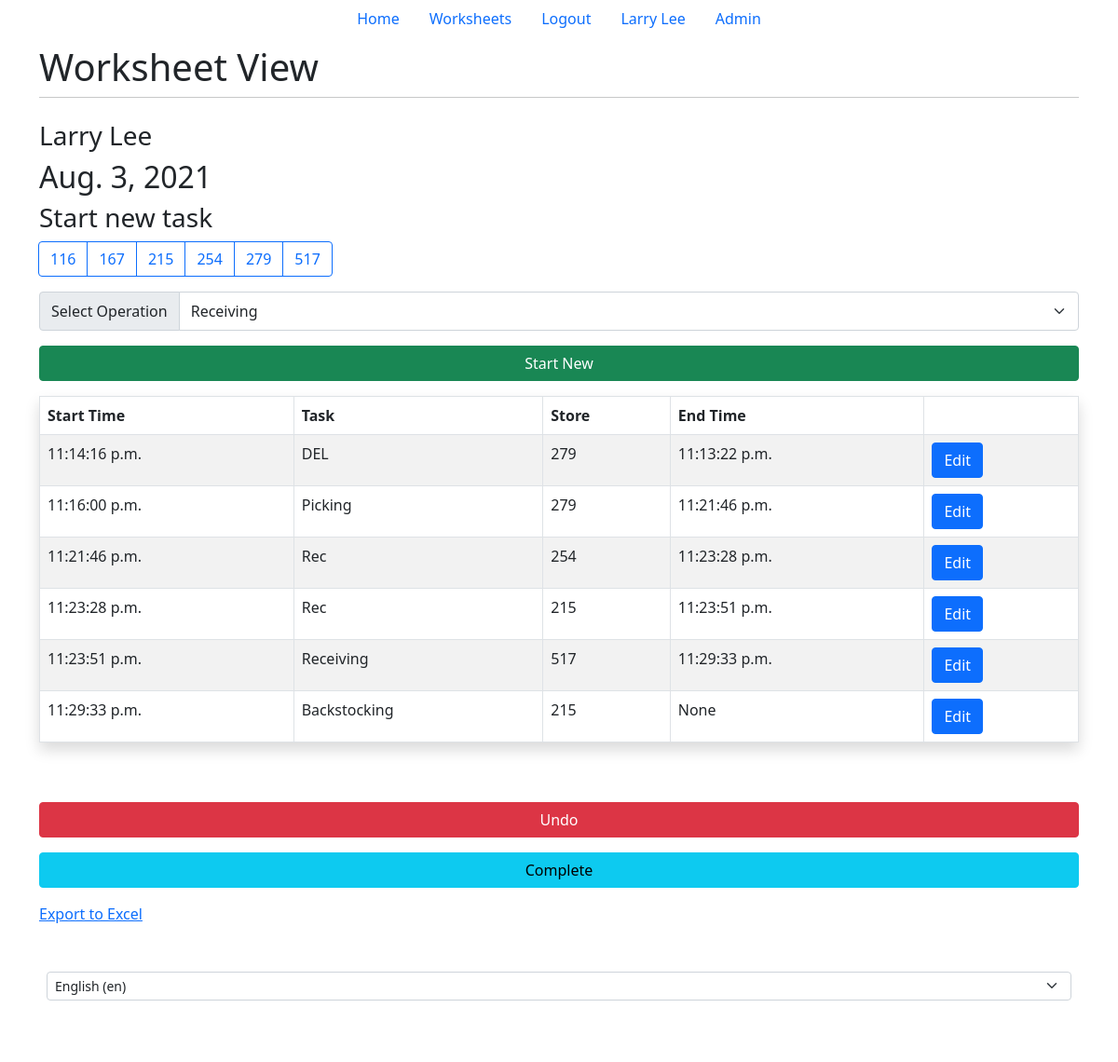
The app's page /tracker/21/ (signed in) with its own data.
### main/models.py (models this page shows, shortened)
class Worksheet(models.Model):
    user = models.ForeignKey(
        User,
        on_delete=models.CASCADE,
        related_name="worksheet",
        null=True
    )
    name = models.CharField(max_length=20)
    date = models.DateField(name="date", auto_now_add=True)
    complete = models.BooleanField(db_column="Completed", default=False)
    stores = STORE_CHOICES
    class Meta:
        verbose_name = _("Worksheet")
        verbose_name_plural = _("Worksheets")
    operations = OPERATION_CHOICES

class Entry(models.Model):
    worksheet = models.ForeignKey(Worksheet, on_delete=models.CASCADE)
    start_time = models.TimeField(_("Start Time"))
    operation = models.CharField(
        _("Operation"), choices=OPERATION_CHOICES, max_length=50)
    store = models.IntegerField(_("Store"), choices=STORE_CHOICES, default=116)
    end_time = models.TimeField(_("End time"), null=True, blank=True)
    class Meta:
        verbose_name = _("entry")
        verbose_name_plural = _("entries")
    def __str__(self):
        day = self.worksheet.date.strftime('%A')
        start = self.start_time.strftime('%I:%M:%S %p')
        if self.end_time == None:
            end = "None"
        else:
            end = self.end_time.strftime('%I:%M:%S %p')
        return day + "-" + str(self.store) + "-" + self.operation + "-" + start + "-" + end

### tracker/views.py (the view, shortened to what this page needs)
# urls.py: path('tracker/', include('tracker.urls')),
def tracker(response, id):
    try:
        ws = Worksheet.objects.get(id=id)
    except (Worksheet.DoesNotExist, AttributeError) as e:
        print(e)
        return HttpResponseRedirect('/')
    if (user_can_view(response, ws)):
        response.session['ws'] = id
        return render(response, 'tracker/tracker.html', {"ws": ws})
    return render(response, "worksheets.html", {"ws": ws})

### tracker/views.py (called while the page is built)
def user_can_view(response, ws):
    if response.user.is_superuser:
        return True
    if ws in response.user.worksheet.all():
        return True
    return False

### tracker/templates/tracker/tracker.html (shortened to what this page needs)
{% extends 'base.html' %}
{% load i18n %}
{% block title2 %}{% trans "Worksheet View" %}{% endblock title2 %}
{% block content %}
{% if user.is_authenticated %}
<h3>{{ws.name}}</h3>
<h2>{{ws.date}}</h2>
<h3>{% trans "Start new task" %}</h3>
<div class="d-grid gap-3">
    <form method="post" action="#" , class="form-group">
        <div class="d-grid gap-3">
            <div class="btn-group-lg gap-3 me-1" role="toolbar" aria-label="Toolbar with button groups">
                <div class="btn-group" role="group" aria-label="Basic radio toggle button group">
                    {% for item_number, item_desc in ws.stores %}
                    <label class="btn btn-outline-primary" for="btnradio{{forloop.counter}}">{{item_number}}</label>
                    {% endfor %}
                </div>
            </div>
            <div class="input-group">
                <div class="input-group-text" id="btnGroupAddon">{% trans "Select Operation" %}</div>
                <select class="form-select form-control-lg" name="operation_list" id="mySelect" aria-describedby="btnGroupAddon" required>
                    {% for item_name, item_desc in ws.operations %}
                        <option value="{{ item_name }}">{{item_desc}}</option>
                    {% endfor %}
                </select>
            </div>
            <div class="d-grid gap-3">
                <button class="btn btn-success" type="submit" name="start_new" , value="start_new">{% trans "Start New" %}</button>
            </div>
        </div>
    </form>
    <table class="table table-striped table-hover table-bordered shadow p-3 mb-5 bg-body rounded">
        <thead>
            <tr>
                <th scope="col">{% trans "Start Time" %}</th>
                <th scope="col">{% trans "Task" %}</th>
                <th scope="col">{% trans "Store" %}</th>
                <th scope="col">{% trans "End Time" %}</th>
                <th scope="col"></th>
            </tr>
        </thead>
        <tbody>
            {% for entry in ws.entry_set.all %}
            <tr>
                <td colspan="1">{{entry.start_time}}</td>
                <td colspan="1">{{entry.operation}}</td>
                <td colspan="1">{{entry.store}}</td>
                <td colspan="1">{{entry.end_time}}</td>
                <td colspan="1"><a href="update/{{entry.id}}">
                    <button type="button" class="btn btn-primary">{% trans "Edit" %}</button>
                </a></td>
            </tr>
            {% endfor %}
        </tbody>
    </table>
    <button type="button" class="btn btn-danger" data-bs-toggle="modal" data-bs-target="#undo_button">
        {% trans "Undo" %}
    </button>
    <form method="post" action="#" , class="form-group">
        <div class="d-grid gap-3">
            <button class="btn btn-info" type="submit" name="complete" , value="complete">{% trans "Complete" %}</button>
        </div>
    </form>
    <a href="/export">{% trans "Export to Excel" %}</a>
</div>
{% endif %}
{% endblock content %}

### main/templates/base.html (shortened to what this page needs)
{% load i18n %}
<!DOCTYPE html>
<html lang="en">
	<head>
		{% block bootstrap %}
		<link
			href="https://cdn.jsdelivr.net/npm/bootstrap@5.0.2/dist/css/bootstrap.min.css"
			rel="stylesheet"
		/>
		{% endblock bootstrap %}
	</head>
	<body>
		{% block nav %}
		<ul class="nav justify-content-center">
			<li class="nav-item">
				<a class="nav-link" href="/">{% trans "Home" %}</a>
			</li>
			{% if user.is_authenticated %}
			<li class="nav-item">
				<a class="nav-link" href="/worksheets/">{% trans "Worksheets" %}</a>
			</li>
			<li class="nav-item">
				<a class="nav-link" href="/logout/">{% trans "Logout" %}</a>
			</li>
			<li>
				<a class="nav-link">{{user.first_name}} {{user.last_name}}</a>
			</li>
			{% if user.is_superuser %}
			<li class="nav-item">
				<a class="nav-link" href="/admin/">{% trans "Admin" %}</a>
			</li>
			{% endif %} {% endif %}
		</ul>
		{% endblock nav %}
		<div class="wrapper container" id="content" , name="content" , class="main">
			<div class="row justify-content-center">
				<div class="col-12">
					<h1 class="mt-2">
						{% block title2 %}Task Tracker{% endblock title2 %}
					</h1>
					<hr class="mt-0 mb-4" />
					{% block content %}  {% endblock content %}
				</div>
			</div>
		</div>
		{% block foot %}
		<footer class="mt-auto">
			<div class="footerWrap">
				<div class="footer">
					<div class="footerContent">
						<form action="{% url 'set_language' %}" method="post">{% csrf_token %}
							<select name="language" onchange="this.form.submit()" class="form-select form-select-sm mb-3" aria-label=".form-select-lg example">
									{% get_current_language as LANGUAGE_CODE %}
									{% get_available_languages as LANGUAGES %}
									{% get_language_info_list for LANGUAGES as languages %}
									{% for language in languages %}
											<option value="{{ language.code }}"{% if language.code == LANGUAGE_CODE %} selected{% endif %}>
													{{ language.name_local }} ({{ language.code }})
											</option>
									{% endfor %}
							</select>
					</form>
					</div>
				</div>
		</div>
		</footer>
		{% endblock foot %}
	</body>
</html>

### main/templates/base.html (style rules this page uses)
footer { background: rgba(10, 0, 0, 0.055); bottom: 0px; width: 100%; text-align: center; }
.footerWrap { width:100%; }
.footer { width: 100%; margin:auto; }
.footerContent { float:left; width:100%; background: rgb(255, 255, 255); padding:50px 50px; }
html, body { max-width: 100%; overflow-x: hidden; }

### records on screen
Worksheet: name "Larry Lee", date "Aug. 3, 2021", operation_list "Receiving"
Entry: start_time "11:14:16 p.m.", operation "DEL", store "279", end_time "11:13:22 p.m."
Entry: start_time "11:16:00 p.m.", operation "Picking", store "279", end_time "11:21:46 p.m."
Entry: start_time "11:21:46 p.m.", operation "Rec", store "254", end_time "11:23:28 p.m."
Entry: start_time "11:23:28 p.m.", operation "Rec", store "215", end_time "11:23:51 p.m."
Entry: start_time "11:23:51 p.m.", operation "Receiving", store "517", end_time "11:29:33 p.m."
Entry: start_time "11:29:33 p.m.", operation "Backstocking", store "215", end_time "None"

### other values on screen
{{ user.first_name }} "Larry"
{{ user.last_name }} "Lee"
{{ item_number }} "116" "167" "215" "254" "279" "517"
form field language "English (en)"
